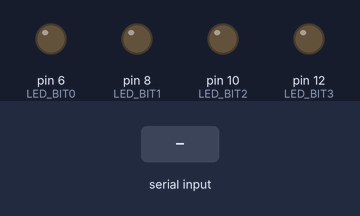
Recording of a sketch running on a simulated Arduino Uno, built with avr-gcc and run on an emulated ATmega328P. Shown: output pins drawn as LEDs (lit = HIGH). The test bench sets the inputs (shaded band).

Above: at 1.2 s.
1.3 s: "1" received over Serial
At 2.4 s:
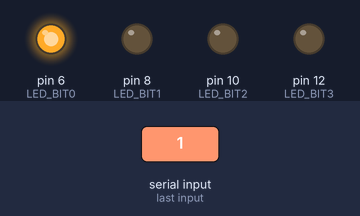
2.8 s: "2" received over Serial
At 3.6 s:
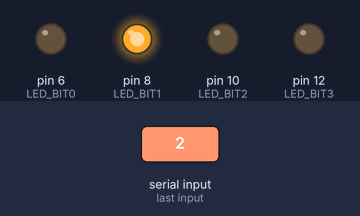
4.3 s: "0" received over Serial
At 4.7 s:
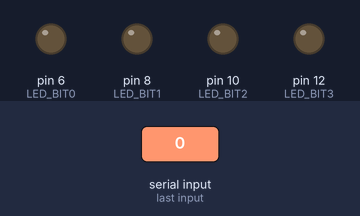
Timing chart, 0 to 7.3 s (numbered marks = the images above; inputs shaded):
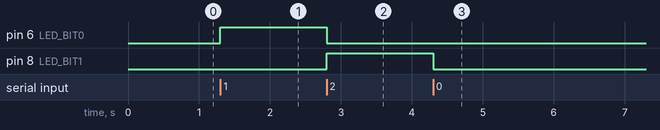

The sketch:

BinaryNum.ino
```cpp
// digital pins to use
const unsigned int LED_BIT0 = 6;
const unsigned int LED_BIT1 = 8;
const unsigned int LED_BIT2 = 10;
const unsigned int LED_BIT3 = 12;

// Serial comm
const unsigned int BAUD_RATE = 9600;


void setup() {

  pinMode(LED_BIT0, OUTPUT);
  pinMode(LED_BIT1, OUTPUT);
  pinMode(LED_BIT2, OUTPUT);
  pinMode(LED_BIT3, OUTPUT);

  // Serial comm
  Serial.begin(BAUD_RATE);
}

void loop() {
  if (Serial.available() > 0) {
    int number = Serial.read();
    if (number < '0') {
      Serial.println("Number lower than 0");
    } else if (number > '9') {
      Serial.println("Number higher than 9");
    } else {
      output_number(number);
    }
  }
}

void output_number(const int number) {
  digitalWrite(LED_BIT0, number & B0001);
  digitalWrite(LED_BIT1, number & B0010);
  digitalWrite(LED_BIT2, number & B0100);
  digitalWrite(LED_BIT3, number & B1000);
}
```

Measured:
- after the input at 1.3 s, pin 6 (LED_BIT0): LOW → HIGH at once
- after the input at 2.8 s, pin 6 (LED_BIT0): HIGH → LOW at once; pin 8 (LED_BIT1): LOW → HIGH at once
- after the input at 4.3 s, pin 8 (LED_BIT1): HIGH → LOW at once
